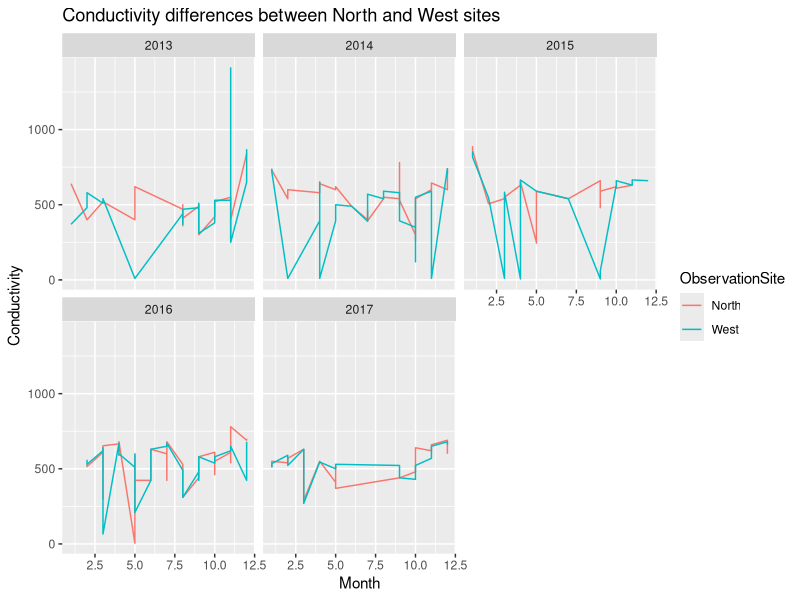
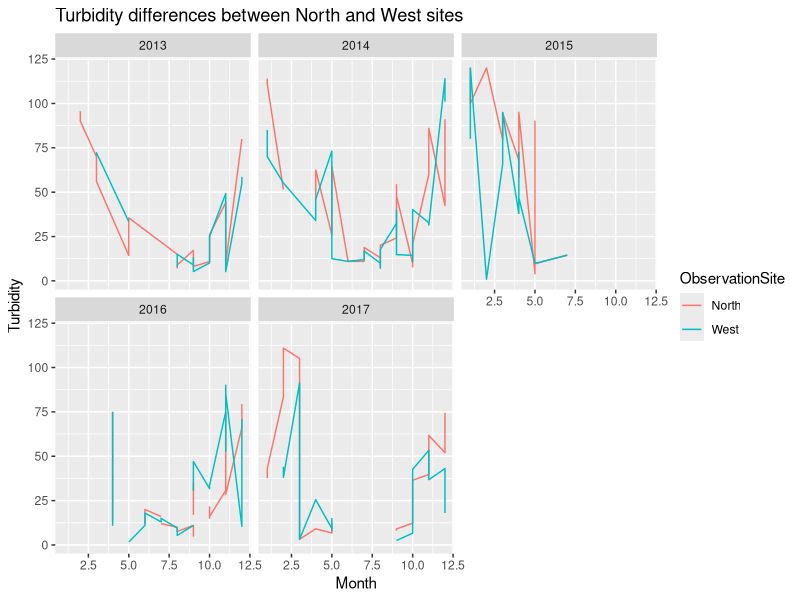
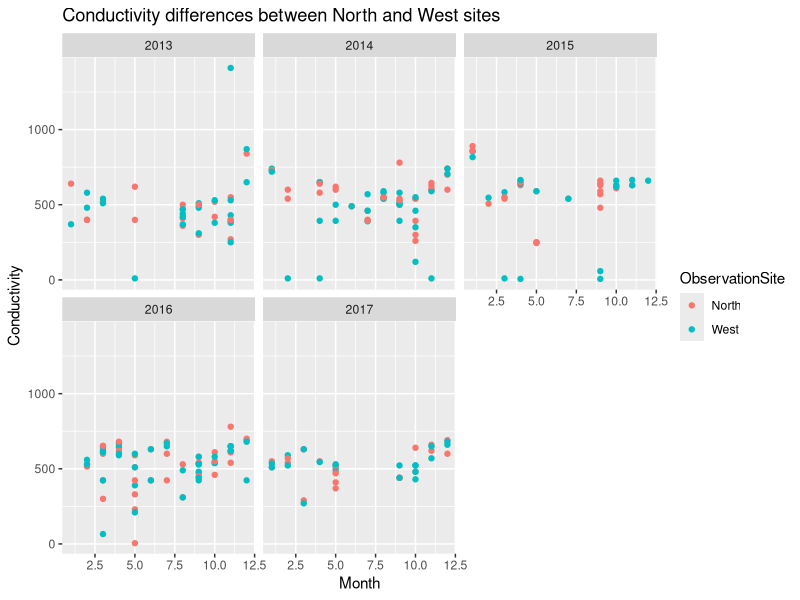
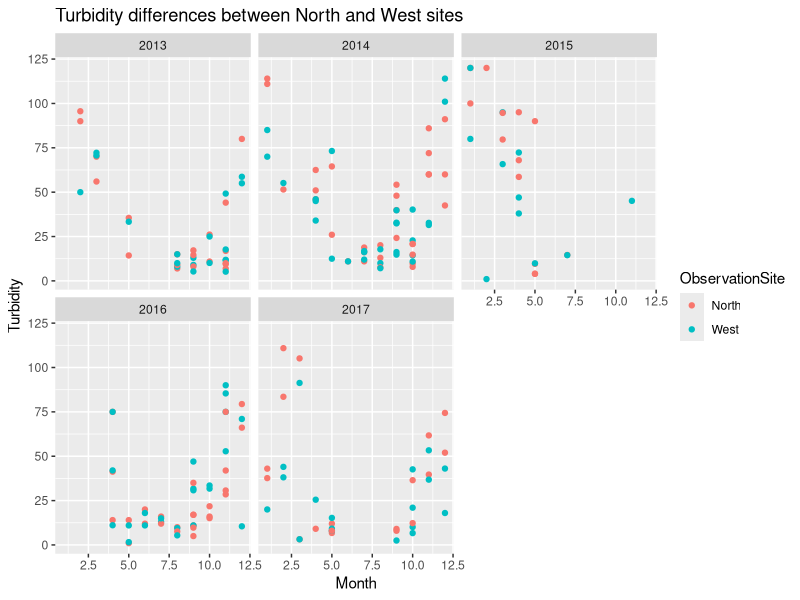

Write the R code that produced these figures, in order.
## ---- chunk 1
knitr::opts_knit$set(root.dir = "C:/Users/hatha/Desktop/ISQA8086/RScripts", echo = TRUE)
library("readxl")
library("ggplot2")
## ---- chunk 2
dataset <- read.csv("VH-Dataset-NWplot.csv")


ggplot(dataset, mapping = aes(x = Month, y = Conductivity, color = ObservationSite) ) + geom_line() +facet_wrap(~ Year, nrow = 2) +ggtitle("Conductivity differences between North and West sites") 

ggplot(dataset, mapping = aes(x = Month, y = Turbidity, color = ObservationSite) ) + geom_line() +facet_wrap(~ Year, nrow = 2)+ggtitle("Turbidity differences between North and West sites") 

## ---- chunk 3
ggplot(data = dataset) + 
  geom_point(mapping = aes(x = Month, y = Conductivity, color = ObservationSite)) + 
  facet_wrap(~ Year, nrow = 2)+ggtitle("Conductivity differences between North and West sites") 

ggplot(data = dataset) + 
  geom_point(mapping = aes(x = Month, y = Turbidity, color = ObservationSite)) + 
  facet_wrap(~ Year, nrow = 2)+ggtitle("Turbidity differences between North and West sites") 
